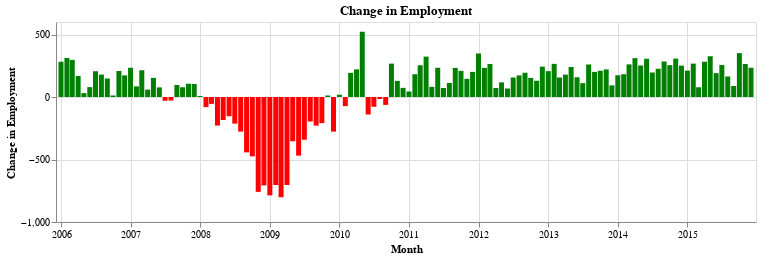

The cell this chart's notebook holds for it:
### Markdown cell above
### Properties
You can also change the chart's properties and labels. Look through documentation for more examples!

### Code cell
# Color bars green if positive and red if negative
alt.Chart(emp_df).mark_bar().encode(
    x=alt.X("month:T", title="Month"),
    y=alt.Y("nonfarm_change:Q", title="Change in Employment "),
    color=alt.condition(
        alt.datum["nonfarm_change"] > 0,    # Specify the condition
        alt.value("green"),                 # Condition true
        alt.value("red")                    # Condition false
    )
).properties(title="Change in Employment", width=700, height=200)
